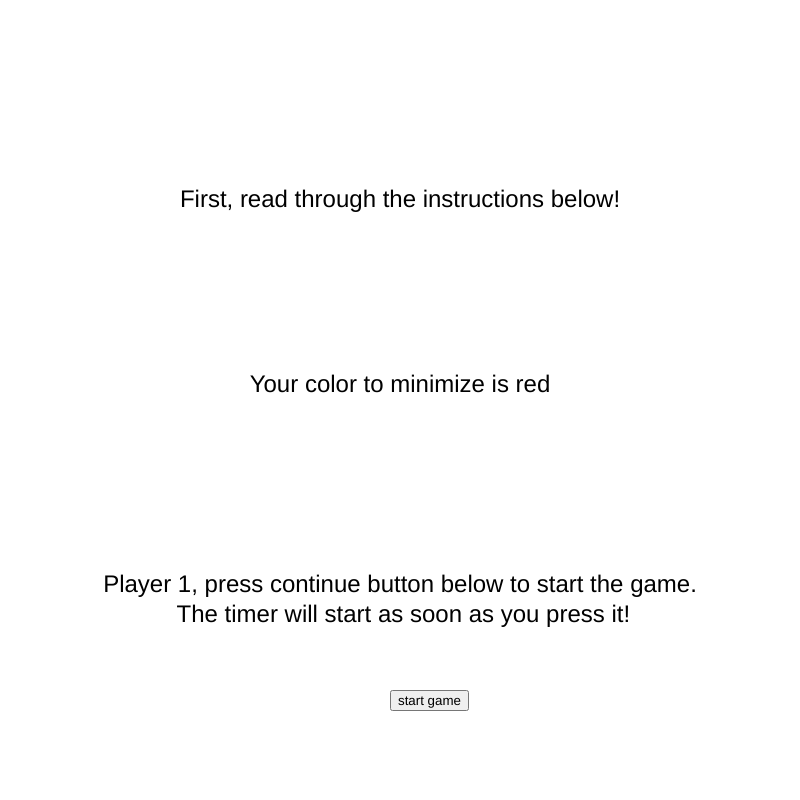
Frame 1 (no input)
Frame 60 (no input): identical to frame 1, image omitted
Frame 120 (the mouse pressed at the canvas centre since frame 60): identical to frame 1, image omitted

The p5.js sketch that drew this single still picture (run headless with seeded random() and noise() and a simulated clock; from frame 60 on, the mouse is pressed at the canvas centre):

// p5.js sketch
// ── sketch.js
let V, E, F;
let C, T;
let CS = "white";
let ST = true;
let but, but1, but2, but3;
let won = false;
let turn = 'instruction1';
let sta = 'game';
let pt = 1800;
let P1 = [], P2 = [];
let GC1;
let V1 = [], V2 = [];

function setup() {
    Canvas = createCanvas(800, 800);
    Canvas.position(10, 10);
    textAlign(CENTER, CENTER);
    textSize(24);

    fakeV = [], fakeE = [], fakeF = [];
    if (true) {
        let fakeVcor = false;
        while (!fakeVcor) {
            fakeV = [];
            while (fakeV.length < 40) {
                let tmp = [Math.floor(Math.random()*600)+100, Math.floor(Math.random()*600)+100];
                let add = true;
                for (let i = 0; i < fakeV.length; i++) {
                    let dsqr = (fakeV[i][0]-tmp[0])**2 + (fakeV[i][1]-tmp[1])**2;
                    if (dsqr < 1000) add = false;
                }
                if (add) fakeV.push(tmp);
            }

            fakeVcor = true;
            for (let i = 0; i < 39; i++) {
                for (let j = i+1; j < 40; j++) {
                    if (fakeV[i][1] == fakeV[j][1]) fakeVcor = false;
                }
            }
        }

        for (let i = 0; i < fakeV.length; i++) {
            let fakeEi = [];
            for (let j = 0; j < fakeV.length; j++) {
                if (i == j) continue;
                let m = -1/((fakeV[i][1]-fakeV[j][1])/(fakeV[i][0]-fakeV[j][0]));
                let x = (fakeV[i][0]+fakeV[j][0])/2
                let y = (fakeV[i][1]+fakeV[j][1])/2
                let b = y-x*m;
                fakeEi.push([m, b]);
            }
            fakeEi.push([0,50]);
            fakeEi.push([0,750]);
            fakeEi.push([1000000,-50*1000000]);
            fakeEi.push([1000000,-750*1000000]);
            fakeE.push(fakeEi);
        }

        for (let i = 0; i < fakeV.length; i++) {
            let fakeFi = [];

            let closestP = i+1; if (i+1 == fakeV.length) closestP = 0;
            for (let j = 0; j < fakeV.length; j++) {
                if (j == i) continue;
                let OD = (fakeV[closestP][0]-fakeV[i][0])**2+(fakeV[closestP][1]-fakeV[i][1])**2;
                let ND = (fakeV[j][0]-fakeV[i][0])**2+(fakeV[j][1]-fakeV[i][1])**2;
                if (ND < OD) closestP = j;
            }

            let Cang = Math.atan2(-(fakeV[closestP][1]-fakeV[i][1]), fakeV[closestP][0]-fakeV[i][0]);
            let EindCloP = closestP; if(closestP > i) EindCloP--;

            let minE = EindCloP+1; if (EindCloP+1 == fakeE[i].length) minE = 0;
            for (let j = 0; j < fakeE[i].length; j++) {
                if (j == EindCloP) continue;
                let intersec = intersection(fakeE[i][j][0], fakeE[i][j][1], fakeE[i][EindCloP][0], fakeE[i][EindCloP][1]);
                let Nang =  Math.atan2(-(intersec[1]-fakeV[i][1]), intersec[0]-fakeV[i][0]);
                let MINintersec = intersection(fakeE[i][minE][0], fakeE[i][minE][1], fakeE[i][EindCloP][0], fakeE[i][EindCloP][1]);
                let MINang = Math.atan2(-(MINintersec[1]-fakeV[i][1]), MINintersec[0]-fakeV[i][0]);
                if (angDiff(Cang, Nang) < angDiff(Cang, MINang)) minE = j;
            }

            let Pint = intersection(fakeE[i][minE][0], fakeE[i][minE][1], fakeE[i][EindCloP][0], fakeE[i][EindCloP][1]);
            fakeFi.push(Pint);
            Cang = Math.atan2(-(Pint[1]-fakeV[i][1]), Pint[0]-fakeV[i][0]);

            let linesUsed = [minE, EindCloP];
            let currentLine = minE;
            let offS = false;
            while (true) {
                minE = 0;
                while (linesUsed.includes(minE)) {
                    minE++;
                }
                for (let j = 0; j < fakeE[i].length; j++) {
                    if (linesUsed.includes(j)) continue;
                    let intersec = intersection(fakeE[i][j][0], fakeE[i][j][1], fakeE[i][currentLine][0], fakeE[i][currentLine][1]);
                    if (!isFinite(intersec[0]) || !isFinite(intersec[1])) continue;
                    let Nang = Math.atan2(-(intersec[1]-fakeV[i][1]), intersec[0]-fakeV[i][0]);
                    if (Number.isNaN(Nang)) continue;
                    let MINintersec = intersection(fakeE[i][minE][0], fakeE[i][minE][1], fakeE[i][currentLine][0], fakeE[i][currentLine][1]);
                    if (!isFinite(MINintersec[0]) || !isFinite(MINintersec[1])) {
                        minE = j;
                        continue;
                    }
                    let MINang = Math.atan2(-(MINintersec[1]-fakeV[i][1]), MINintersec[0]-fakeV[i][0]);
                    if (Number.isNaN(MINang)) {
                        minE = j;
                        continue;
                    }
                    if (angDiff(Cang, Nang) < angDiff(Cang, MINang))
                        minE = j;
                }

                Pint = intersection(fakeE[i][minE][0], fakeE[i][minE][1], fakeE[i][currentLine][0], fakeE[i][currentLine][1]);
                fakeFi.push(Pint);
                Cang = Math.atan2(-(Pint[1]-fakeV[i][1]), Pint[0]-fakeV[i][0]);
                linesUsed = [minE, currentLine];
                currentLine = minE;

                if (fakeFi[0][0] == fakeFi[fakeFi.length-1][0] && fakeFi[0][1] == fakeFi[fakeFi.length-1][1]) {
                    break;
                }
            }
            if (offS) fakeFi = [];

            fakeF.push(fakeFi);
        }

        for (let i = 0; i < fakeF.length; i++) {
            for (let j = 0; j < fakeF[i].length; j++) {
                fakeF[i][j][0] = Math.round(fakeF[i][j][0]);
                fakeF[i][j][1] = Math.round(fakeF[i][j][1]);
            }
        }
    }

    V = [];
    for (let i = 0; i < fakeF.length; i++) {
        for (let j = 0; j < fakeF[i].length; j++) {
            let tmp = fakeF[i][j];
            let sta = true;
            for (let k = 0; k < V.length; k++) {
                if (V[k][0] == tmp[0] && V[k][1] == tmp[1]) sta = false;
            }
            if (sta) V.push(tmp);
        }
    }
    
    F = [];
    for (let i = 0; i < fakeF.length; i++) {
        F.push([]);
        for (let j = 0; j < fakeF[i].length; j++) {
            let tmp = fakeF[i][j];
            let ind = 0;
            for (let k = 0; k < V.length; k++) {
                if (V[k][0] == tmp[0] && V[k][1] == tmp[1]) ind = k;
            }
            F[i].push(ind);
        }
    }

    E = [];
    for (let i = 0; i < V.length; i++) E.push([]);
    for (let i = 0; i < fakeF.length; i++) {
        for (let j = 0; j < fakeF[i].length-1; j++) {
            let tmp1 = fakeF[i][j];
            let tmp2 = fakeF[i][j+1];
            let ind1 = 0, ind2 = 0;
            for (let k = 0; k < V.length; k++) {
                if (V[k][0] == tmp1[0] && V[k][1] == tmp1[1]) ind1 = k;
                if (V[k][0] == tmp2[0] && V[k][1] == tmp2[1]) ind2 = k;
            }
            E[ind1].push(ind2);
            E[ind2].push(ind1);
        }
    }

    for (let i = 0; i < V.length; i++) {
        V[i][0] = (V[i][0]-50)/7*6+150;
        V[i][1] = (V[i][1]-50)/7*6+80;
    }

    let Ca = ['red', 'yellow', 'green', 'blue'];
    let i = Math.floor(Math.random()*4);
    GC1 = Ca[i]; Ca.splice(i, 1);

    but1 = createButton('start game');
    but1.position(400, 700);
    but1.mousePressed(but1P);
}

function angDiff(ang1, ang2) {
    if (ang1 < 0) ang1 += Math.PI*2;
    if (ang2 < 0) ang2 += Math.PI*2;
    if (ang2 > ang1) return ang2-ang1;
    return 2*Math.PI-(ang1-ang2);
}

function intersection(m1, b1, m2, b2) {
    let x = (b1-b2)/(m2-m1);
    let y = b1+m1*x;
    return [x, y];
}


function but1P() {
    turn = 'player 1';
    but1.remove();
    initPlayer();
}

function but2P() {
    turn = 'player 2';
    but2.remove();
    initPlayer();
}

function but3P() {
    turn = 'end';
    but3.remove();
    for (let i = 0; i < V.length; i++) {
        V1.push([V[i][0]/2-50, V[i][1]/2+400]);
        V2.push([V[i][0]/2+400, V[i][1]/2+400]);
    }
}

function initPlayer() {
    C = [];
    for (let i = 0; i < F.length; i++) C.push('white');
    T = 0;
    won = false;
    CS = 'white';
    sta = 'game';
    ST = true;

    but = createButton("Hide timer");
    but.position(430, 29);
    but.mousePressed(hide);
}

function hide() {
    ST = false;
    but.remove();
    but = createButton("Show timer");
    but.position(270, 29);
    but.mousePressed(show);
}

function show() {
    ST = true;
    but.remove();
    but = createButton("Hide timer");
    but.position(430, 29);
    but.mousePressed(hide);
}

function mouseClicked() {
    if (mouseX < 100 && mouseX > 20) {
        if (mouseY > 20 && mouseY < 60) CS = 'yellow';
        if (mouseY > 120 && mouseY < 160) CS = 'blue';
        if (mouseY > 220 && mouseY < 260) CS = 'red';
        if (mouseY > 320 && mouseY < 360) CS = 'green';
        if (mouseY > 420 && mouseY < 460) CS = 'white';
        if (mouseY > 520 && mouseY < 560) {
            if (check()) won = true;
            else {
                sta = 'penalty';
                pt = 1800;
            }
        }
    }

    for (let i = 0; i < F.length; i++) {
        if (inside(mouseX, mouseY, F[i])) {
            C[i] = CS;
        }
    }
}

function check() {
    for (let i = 0; i < C.length; i++) {
        if (C[i] == "white") return false;
    }
    let cor = true;
    for (let i = 0; i < F.length; i++) {
        for (let j = i+1; j < F.length; j++) {

            for (let k = 0; k < F[i].length; k++) {
                let nxt = k+1;
                if (k+1 == F[i].length) nxt = 0;
                if (F[j].includes(F[i][k]) && F[j].includes(F[i][nxt])) {
                    if (C[i] == C[j]) {
                        C[i] = 'white';
                        C[j] = 'white';
                        cor = false;
                    }
                }
            }

        }
    }
    return cor;
}

function intersects(a,b,c,d,p,q,r,s) {
    let det = (c-a)*(s-q)-(r-p)*(d-b);
    if (det === 0) return false;
    else {
        let al = ((s-q)*(r-a)+(p-r)*(s-b))/det;
        let la = ((b-d)*(r-a)+(c-a)*(s-b))/det;
        return 0<al && al<1 && 0<la && la<1;
    }
}

function inside(x, y, arr) {
    let ct1 = 0;
    for (let i = 0; i < arr.length-1; i++) {
        if (intersects(x, y, x, 800, V[arr[i]][0], V[arr[i]][1], V[arr[i+1]][0], V[arr[i+1]][1]))
            ct1++;
    }
    if (intersects(x, y, x, 800, V[arr[0]][0], V[arr[0]][1], V[arr[arr.length-1]][0], V[arr[arr.length-1]][1]))
        ct1++;

    let ct2 = 0;
    for (let i = 0; i < arr.length-1; i++) {
        if (intersects(x, y, x, 0, V[arr[i]][0], V[arr[i]][1], V[arr[i+1]][0], V[arr[i+1]][1]))
            ct2++;
    }
    if (intersects(x, y, x, 0, V[arr[0]][0], V[arr[0]][1], V[arr[arr.length-1]][0], V[arr[arr.length-1]][1]))
        ct2++;

    if (ct1%2 == 0 || ct2%2 == 0) return false;
    return true;
}

function draw() {
    background(255);
    if (turn == 'instruction1') {
        text("First, read through the instructions below!", 400, 200);
        text("Your color to minimize is "+GC1 + '\n', 400, 400);
        text("Player 1, press continue button below to start the game.\n The timer will start as soon as you press it!", 400, 600);
    }

    if (turn == 'instruction2') {
        text("Player 1 has finished one solution, hand your device over to player 2", 400, 200);
        text("Your color to minimize is "+GC1 + '\n', 400, 400);
        text("Player 2, press continue button below to start the game.\n The timer will start as soon as you press it!", 400, 600);
    }

    if (turn == 'instruction3') {
        text("Now player 2 has finished one solution\nGet player 1 to see the result!", 400, 200);
        text("Press the button below to see the result!", 400, 400);
    }
    
    if (turn == 'player 1') {
        if (sta == 'game') {
            noStroke();
            for (let i = 0; i < F.length; i++) {
                fill(C[i]);
                beginShape();
                for (let j = 0; j < F[i].length; j++) {
                    vertex(V[F[i][j]][0], V[F[i][j]][1]);
                }
                endShape(CLOSE);
            }

            stroke('black');
            strokeWeight(2);
            for (let i = 0; i < V.length; i++) {
                for (let j = 0; j < E[i].length; j++) {
                    line(V[i][0], V[i][1], V[E[i][j]][0], V[E[i][j]][1]);
                }
            }
            
            fill('purple');
            noStroke();
            if (CS == "yellow") rect(10, 10, 100, 60);
            if (CS == "blue") rect(10, 110, 100, 60);
            if (CS == "red") rect(10, 210, 100, 60);
            if (CS == "green") rect(10, 310, 100, 60);
            if (CS == "white") rect(10, 410, 100, 60);

            stroke('black');
            strokeWeight(2);
            fill('yellow');
            rect(20,20,80,40);
            fill('blue');
            rect(20,120,80,40);
            fill('red');
            rect(20,220,80,40);
            fill('green');
            rect(20,320,80,40);
            fill('white');
            rect(20,420,80,40);
            rect(20,520,80,40);
            
            fill('black');
            noStroke();
            text('Erase', 60, 440);
            text('Submit', 60, 540);

            text('Your color to minimize is ' + GC1, 400, 720);

            if (won) {
                let c1 = 0;
                for (let i = 0; i < C.length; i++) {
                    if (C[i] == GC1) c1++;
                }
                P1.push([c1, Math.floor(T/60)]);
                P1.push(C);

                but.remove();
                turn = 'instruction2';
                but2 = createButton('start game');
                but2.position(400, 700);
                but2.mousePressed(but2P);
            }
        } if (sta == 'penalty') {
            background(100);
            fill('black');
            noStroke();
            text('You have submitted a incorrect solution!\nPenalty time remaining: ' + Math.floor(pt/60) + ' seconds', 400, 400);
            pt--;
            if (pt == 0) sta = 'game';
        }

        T++;
        if (ST) text('Time: ' + Math.floor(T/60) + ' seconds', 300, 30);

        let Cd = 0;
        for (let i = 0; i < C.length; i++) {
            if (C[i] != 'white') Cd++;
        }
        text('Colored: ' + Cd + '/40', 600, 30);
    }

    if (turn == 'player 2') {
        if (sta == 'game') {
            noStroke();
            for (let i = 0; i < F.length; i++) {
                fill(C[i]);
                beginShape();
                for (let j = 0; j < F[i].length; j++) {
                    vertex(V[F[i][j]][0], V[F[i][j]][1]);
                }
                endShape(CLOSE);
            }

            stroke('black');
            strokeWeight(2);
            for (let i = 0; i < V.length; i++) {
                for (let j = 0; j < E[i].length; j++) {
                    line(V[i][0], V[i][1], V[E[i][j]][0], V[E[i][j]][1]);
                }
            }
            
            fill('purple');
            noStroke();
            if (CS == "yellow") rect(10, 10, 100, 60);
            if (CS == "blue") rect(10, 110, 100, 60);
            if (CS == "red") rect(10, 210, 100, 60);
            if (CS == "green") rect(10, 310, 100, 60);
            if (CS == "white") rect(10, 410, 100, 60);

            stroke('black');
            strokeWeight(2);
            fill('yellow');
            rect(20,20,80,40);
            fill('blue');
            rect(20,120,80,40);
            fill('red');
            rect(20,220,80,40);
            fill('green');
            rect(20,320,80,40);
            fill('white');
            rect(20,420,80,40);
            rect(20,520,80,40);
            
            fill('black');
            noStroke();
            text('Erase', 60, 440);
            text('Submit', 60, 540);

            text('Your color to minimize is ' + GC1, 400, 720);

            if (won) {
                let c1 = 0;
                for (let i = 0; i < C.length; i++) {
                    if (C[i] == GC1) c1++;
                }
                P2.push([c1, Math.floor(T/60)]);
                P2.push(C);

                but.remove();
                turn = "instruction3";
                but3 = createButton("See Result");
                but3.position(400, 450);
                but3.mousePressed(but3P);
            }
        } if (sta == 'penalty') {
            background(100);
            fill('black');
            noStroke();
            text('You have submitted a incorrect solution!\nPenalty time remaining: ' + Math.floor(pt/60) + ' seconds', 400, 400);
            pt--;
            if (pt == 0) sta = 'game';
        }

        T++;
        if (ST) text('Time: ' + Math.floor(T/60) + ' seconds', 300, 30);

        let Cd = 0;
        for (let i = 0; i < C.length; i++) {
            if (C[i] != 'white') Cd++;
        }
        text('Colored: ' + Cd + '/40', 600, 30);
    }

    if (turn == 'end') {
        noStroke();
        fill('black');
        let p1s = 'player 1: \n you used ' + P1[0][0] + ' ' + GC1 + ' blocks\n';
        p1s += 'you took ' + P1[0][1] + ' seconds\n';
        text(p1s, 200, 200);

        let p2s = 'player 2: \n you used ' + P2[0][0] + ' ' + GC1 + ' blocks\n';
        p2s += 'you took ' + P2[0][1] + ' seconds\n';
        text(p2s, 600, 200);

        let winner = '';
        if (P1[0][0] < P2[0][0]) winner = 'player 1';
        else if (P1[0][0] > P2[0][0]) winner = 'player 2';
        else if (P1[0][1] < P2[0][1]) winner = 'player 1';
        else if (P1[0][1] > P2[0][1]) winner = 'player 2';
        else {
            winner = "tie";
            text("Wow, tie game? You guys must have the same brain!", 400, 300);
        }

        fill(Math.floor(Math.random()*256), Math.floor(Math.random()*256), Math.floor(Math.random()*256));
        if (winner != 'tie') text("Congratulations, " + winner + " won!", 400, 300);

        // display grid
        // change V
        noStroke();
        for (let i = 0; i < F.length; i++) {
            fill(P1[1][i]);
            beginShape();
            for (let j = 0; j < F[i].length; j++) {
                vertex(V1[F[i][j]][0], V1[F[i][j]][1]);
            }
            endShape(CLOSE);
        }

        stroke('black');
        strokeWeight(2);
        for (let i = 0; i < V.length; i++) {
            for (let j = 0; j < E[i].length; j++) {
                line(V1[i][0], V1[i][1], V1[E[i][j]][0], V1[E[i][j]][1]);
            }
        }

        noStroke();
        for (let i = 0; i < F.length; i++) {
            fill(P2[1][i]);
            beginShape();
            for (let j = 0; j < F[i].length; j++) {
                vertex(V2[F[i][j]][0], V2[F[i][j]][1]);
            }
            endShape(CLOSE);
        }

        stroke('black');
        strokeWeight(2);
        for (let i = 0; i < V.length; i++) {
            for (let j = 0; j < E[i].length; j++) {
                line(V2[i][0], V2[i][1], V2[E[i][j]][0], V2[E[i][j]][1]);
            }
        }
    }
}
